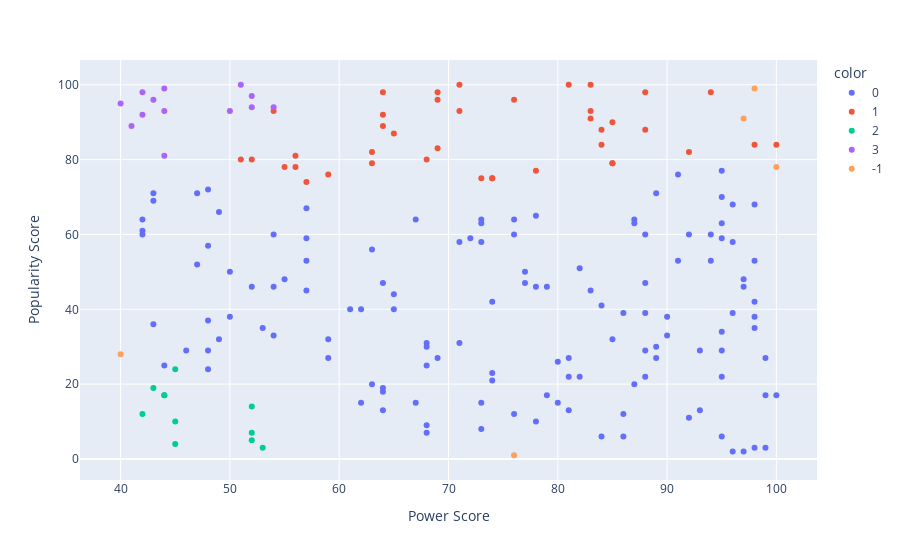

Notebook source saved alongside this figure:
### Code cell
fig =  px.scatter(data_frame=unfile,x='Power Score',y='Popularity Score',color=unfile['db_scan'].astype('str'))
fig.show()

### Figure 1 — Plotly figure (JSON) as saved in the notebook; plotly's stock layout.template omitted (floating-point values rounded to 4 significant figures; data arrays with more than 128 entries replaced by an {"elided": "..."} marker saying what was removed)
{"data": [{"hovertemplate": "color=0<br>Power Score=%{x}<br>Popularity Score=%{y}<extra></extra>", "legendgroup": "0", "marker": {"color": "#636efa", "symbol": "circle"}, "mode": "markers", "name": "0", "orientation": "v", "showlegend": true, "type": "scatter", "x": {"elided": "131 int values"}, "xaxis": "x", "y": {"elided": "131 int values"}, "yaxis": "y"}, {"hovertemplate": "color=1<br>Power Score=%{x}<br>Popularity Score=%{y}<extra></extra>", "legendgroup": "1", "marker": {"color": "#EF553B", "symbol": "circle"}, "mode": "markers", "name": "1", "orientation": "v", "showlegend": true, "type": "scatter", "x": [94, 83, 78, 88, 68, 64, 81, 92, 83, 55, 83, 69, 69, 84, 69, 57, 76, 64, 85, 54, 85, 63, 59, 85, 73, 65, 88, 74, 98, 74, 56, 71, 52, 100, 51, 64, 63, 56, 84, 71], "xaxis": "x", "y": [98, 91, 77, 88, 80, 92, 100, 82, 100, 78, 93, 96, 98, 88, 83, 74, 96, 98, 79, 93, 90, 82, 76, 79, 75, 87, 98, 75, 84, 75, 81, 93, 80, 84, 80, 89, 79, 78, 84, 100], "yaxis": "y"}, {"hovertemplate": "color=2<br>Power Score=%{x}<br>Popularity Score=%{y}<extra></extra>", "legendgroup": "2", "marker": {"color": "#00cc96", "symbol": "circle"}, "mode": "markers", "name": "2", "orientation": "v", "showlegend": true, "type": "scatter", "x": [43, 52, 52, 44, 45, 52, 45, 53, 42, 44, 45], "xaxis": "x", "y": [19, 7, 5, 17, 10, 14, 4, 3, 12, 17, 24], "yaxis": "y"}, {"hovertemplate": "color=3<br>Power Score=%{x}<br>Popularity Score=%{y}<extra></extra>", "legendgroup": "3", "marker": {"color": "#ab63fa", "symbol": "circle"}, "mode": "markers", "name": "3", "orientation": "v", "showlegend": true, "type": "scatter", "x": [52, 41, 40, 54, 43, 51, 42, 44, 44, 42, 50, 44, 52], "xaxis": "x", "y": [97, 89, 95, 94, 96, 100, 98, 81, 99, 92, 93, 93, 94], "yaxis": "y"}, {"hovertemplate": "color=-1<br>Power Score=%{x}<br>Popularity Score=%{y}<extra></extra>", "legendgroup": "-1", "marker": {"color": "#FFA15A", "symbol": "circle"}, "mode": "markers", "name": "-1", "orientation": "v", "showlegend": true, "type": "scatter", "x": [40, 97, 98, 100, 76], "xaxis": "x", "y": [28, 91, 99, 78, 1], "yaxis": "y"}], "layout": {"legend": {"title": {"text": "color"}, "tracegroupgap": 0}, "margin": {"t": 60}, "xaxis": {"anchor": "y", "domain": [0, 1], "title": {"text": "Power Score"}}, "yaxis": {"anchor": "x", "domain": [0, 1], "title": {"text": "Popularity Score"}}}}
